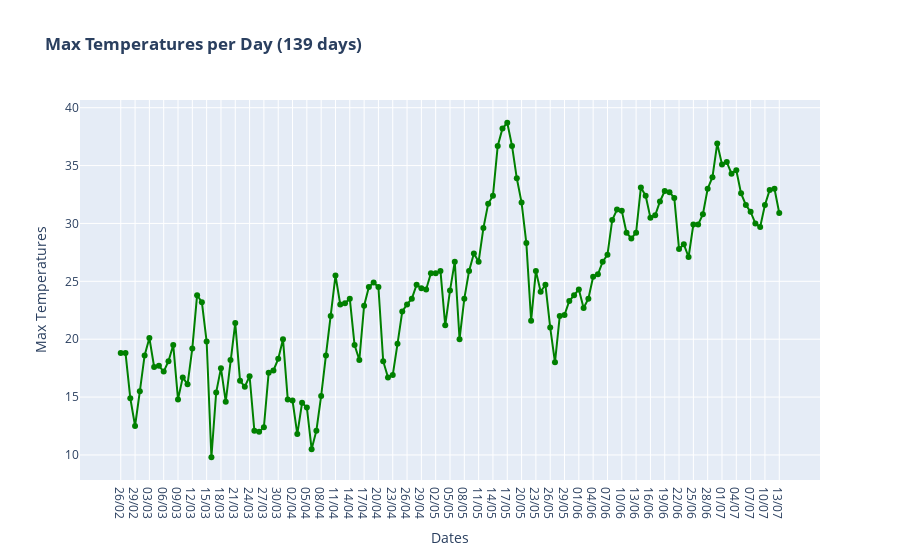

Notebook cell for this chart:
### Markdown cell above
## Max Temperatures per Day

### Code cell
fig = make_subplots()
fig.add_trace(
    go.Scatter(x=df.index, y=df['Max Temperatures'], mode='lines+markers', line_color = 'green',
               hovertemplate = 'Max Temp : %{y:.2f} ℃',name = 'Max Temps'),
    secondary_y=False,
)

# Title of figure, x-axis and y-axis titles
fig.update_layout(
    title_text='<b>Max Temperatures per Day (' +str(len(df['Total Cases']))+' days)</b>'
)
fig.update_xaxes(title_text='Dates')
fig.update_yaxes(title_text='Max Temperatures', secondary_y=False)

fig.show()

### Figure 1 — Plotly figure (JSON) as saved in the notebook; plotly's stock layout.template omitted (floating-point values rounded to 4 significant figures; data arrays with more than 128 entries replaced by an {"elided": "..."} marker saying what was removed)
{"data": [{"hovertemplate": "Max Temp : %{y:.2f} ℃", "line": {"color": "green"}, "mode": "lines+markers", "name": "Max Temps", "type": "scatter", "x": {"elided": "139 str values"}, "xaxis": "x", "y": {"elided": "139 float values"}, "yaxis": "y"}], "layout": {"title": {"text": "<b>Max Temperatures per Day (139 days)</b>"}, "xaxis": {"anchor": "y", "domain": [0, 1], "title": {"text": "Dates"}}, "yaxis": {"anchor": "x", "domain": [0, 1], "title": {"text": "Max Temperatures"}}}}
